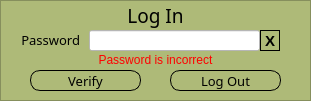
   <widget class="QFrame" name="logInFrame">
    <property name="geometry">
     <rect>
      <x>0</x>
      <y>120</y>
      <width>311</width>
      <height>101</height>
     </rect>
    </property>
    <property name="styleSheet">
     <string notr="true">background-color: rgb(174, 186, 120);
</string>
    </property>
    <property name="frameShape">
     <enum>QFrame::StyledPanel</enum>
    </property>
    <property name="frameShadow">
     <enum>QFrame::Plain</enum>
    </property>
    <widget class="QLabel" name="logInLabel">
     <property name="geometry">
      <rect>
       <x>100</x>
       <y>0</y>
       <width>111</width>
       <height>31</height>
      </rect>
     </property>
     <property name="font">
      <font>
       <family>Arial Rounded MT Bold</family>
       <pointsize>14</pointsize>
      </font>
     </property>
     <property name="styleSheet">
      <string notr="true">background-color: transparent;</string>
     </property>
     <property name="text">
      <string>Log In</string>
     </property>
     <property name="alignment">
      <set>Qt::AlignCenter</set>
     </property>
    </widget>
    <widget class="QLabel" name="passwordLabel">
     <property name="geometry">
      <rect>
       <x>-1</x>
       <y>30</y>
       <width>81</width>
       <height>20</height>
      </rect>
     </property>
     <property name="font">
      <font>
       <family>Arial Rounded MT Bold</family>
       <pointsize>10</pointsize>
      </font>
     </property>
     <property name="styleSheet">
      <string notr="true">background-color: transparent;</string>
     </property>
     <property name="text">
      <string>Password</string>
     </property>
     <property name="alignment">
      <set>Qt::AlignRight|Qt::AlignTrailing|Qt::AlignVCenter</set>
     </property>
    </widget>
    <widget class="QLineEdit" name="passwordLineEdit">
     <property name="geometry">
      <rect>
       <x>89</x>
       <y>30</y>
       <width>171</width>
       <height>21</height>
      </rect>
     </property>
     <property name="styleSheet">
      <string notr="true">background-color: rgb(255, 255, 255);</string>
     </property>
     <property name="echoMode">
      <enum>QLineEdit::Password</enum>
     </property>
    </widget>
    <widget class="QPushButton" name="verifyPush">
     <property name="geometry">
      <rect>
       <x>30</x>
       <y>70</y>
       <width>111</width>
       <height>21</height>
      </rect>
     </property>
     <property name="font">
      <font>
       <family>Arial Rounded MT Bold</family>
       <pointsize>10</pointsize>
      </font>
     </property>
     <property name="cursor">
      <cursorShape>PointingHandCursor</cursorShape>
     </property>
     <property name="styleSheet">
      <string notr="true">QPushButton
{
	border: 1px;
	border-radius: 10px;
	border-style: outset;
}

QPushButton:hover
{
	background-color: rgb(255, 236, 230);
}

QPushButton:pressed
{
	background-color: rgb(255, 205, 190);
}</string>
     </property>
     <property name="text">
      <string>Verify</string>
     </property>
    </widget>
    <widget class="QPushButton" name="clearPasswordPush">
     <property name="geometry">
      <rect>
       <x>260</x>
       <y>30</y>
       <width>20</width>
       <height>21</height>
      </rect>
     </property>
     <property name="font">
      <font>
       <pointsize>11</pointsize>
       <weight>75</weight>
       <bold>true</bold>
      </font>
     </property>
     <property name="cursor">
      <cursorShape>PointingHandCursor</cursorShape>
     </property>
     <property name="styleSheet">
      <string notr="true">QPushButton
{
	border: 1px;
	border-style: outset;
}

QPushButton:hover
{
	
	background-color: rgb(255, 236, 230);
}

QPushButton:pressed
{
	background-color: rgb(255, 205, 190);
}</string>
     </property>
     <property name="text">
      <string>X</string>
     </property>
    </widget>
    <widget class="QLabel" name="badPasswordLabel">
     <property name="geometry">
      <rect>
       <x>90</x>
       <y>49</y>
       <width>131</width>
       <height>21</height>
      </rect>
     </property>
     <property name="styleSheet">
      <string notr="true">background-color: transparent;
color: red;
</string>
     </property>
     <property name="text">
      <string>Password is incorrect</string>
     </property>
     <property name="alignment">
      <set>Qt::AlignCenter</set>
     </property>
    </widget>
    <widget class="QPushButton" name="LogOutPush">
     <property name="geometry">
      <rect>
       <x>170</x>
       <y>70</y>
       <width>111</width>
       <height>21</height>
      </rect>
     </property>
     <property name="font">
      <font>
       <family>Arial Rounded MT Bold</family>
       <pointsize>10</pointsize>
      </font>
     </property>
     <property name="cursor">
      <cursorShape>PointingHandCursor</cursorShape>
     </property>
     <property name="styleSheet">
      <string notr="true">QPushButton
{
	border: 1px;
	border-radius: 10px;
	border-style: outset;
}

QPushButton:hover
{
	background-color: rgb(255, 236, 230);
}

QPushButton:pressed
{
	background-color: rgb(255, 205, 190);
}</string>
     </property>
     <property name="text">
      <string>Log Out</string>
     </property>
    </widget>
    <zorder>logInLabel</zorder>
    <zorder>passwordLabel</zorder>
    <zorder>passwordLineEdit</zorder>
    <zorder>clearPasswordPush</zorder>
    <zorder>badPasswordLabel</zorder>
    <zorder>verifyPush</zorder>
    <zorder>LogOutPush</zorder>
   </widget>
